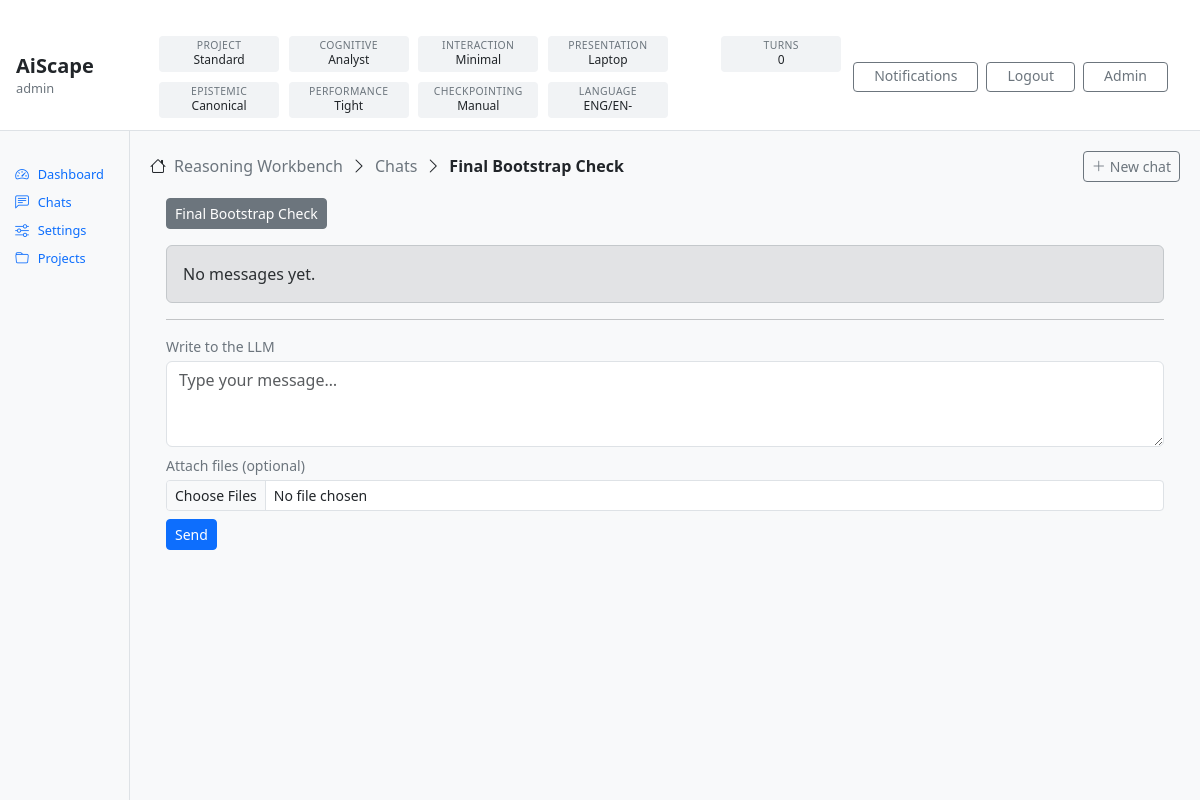
Screenshot of /accounts/dashboard/ (signed in) with the database file from the repository.
### accounts/models.py (models this page shows)
class User(AbstractUser):
    email = models.EmailField(unique=True)

### projects/models.py (models this page shows, shortened)
class Project(models.Model):
    class Kind(models.TextChoices):
        STANDARD = "STANDARD", "Standard"
        SANDBOX = "SANDBOX", "Sandbox"
    class PrimaryType(models.TextChoices):
        META = "META", "Meta / Programme"
        KNOWLEDGE = "KNOWLEDGE", "Knowledge"
        DELIVERY = "DELIVERY", "Delivery"
        RESEARCH = "RESEARCH", "Research"
        OPERATIONS = "OPERATIONS", "Operations"
    class Mode(models.TextChoices):
        PLAN = "PLAN", "Plan"
        EXECUTE = "EXECUTE", "Execute"
        REVIEW = "REVIEW", "Review"
    class Status(models.TextChoices):
        ACTIVE = "ACTIVE", "Active"
        PAUSED = "PAUSED", "Paused"
        ARCHIVED = "ARCHIVED", "Archived"
    name = models.CharField(max_length=200, unique=True)
    description = models.TextField(blank=True)
    purpose = models.TextField(blank=True, default="")
    kind = models.CharField(
        max_length=20,
        choices=Kind.choices,
        default=Kind.STANDARD,
    )
    primary_type = models.CharField(
        max_length=20,
        choices=PrimaryType.choices,
        default=PrimaryType.DELIVERY,
    )
    mode = models.CharField(
        max_length=10,
        choices=Mode.choices,
        default=Mode.PLAN,
    )
    status = models.CharField(
        max_length=10,
        choices=Status.choices,
        default=Status.ACTIVE,
    )
    owner = models.ForeignKey(
        settings.AUTH_USER_MODEL,
        on_delete=models.PROTECT,
        related_name="owned_projects",
    )
    active_l4_config = models.ForeignKey(
        "config.ConfigRecord",
        on_delete=models.PROTECT,
        null=True,
        blank=True,
        related_name="projects_using_as_active_l4",
    )
    created_at = models.DateTimeField(auto_now_add=True)
    updated_at = models.DateTimeField(auto_now=True)

### accounts/models_avatars.py (models this page shows, shortened)
class Avatar(models.Model):
    class Category(models.TextChoices):
        COGNITIVE = "COGNITIVE", "Cognitive"
        INTERACTION = "INTERACTION", "Interaction"
        PRESENTATION = "PRESENTATION", "Presentation"
        EPISTEMIC = "EPISTEMIC", "Epistemic"
        PERFORMANCE = "PERFORMANCE", "Performance"
        CHECKPOINTING = "CHECKPOINTING", "Checkpointing"
    category = models.CharField(max_length=20, choices=Category.choices)
    key = models.SlugField(max_length=80)  # unique per category (enforced below)
    name = models.CharField(max_length=120)
    description = models.TextField(blank=True)
    is_active = models.BooleanField(default=True)
    created_at = models.DateTimeField(auto_now_add=True)
    updated_at = models.DateTimeField(auto_now=True)
    class Meta:
        unique_together = [("category", "key")]
        indexes = [
            models.Index(fields=["category", "is_active"]),
            models.Index(fields=["category", "key"]),
        ]

class UserProfile(models.Model):
    user = models.OneToOneField(
        settings.AUTH_USER_MODEL,
        on_delete=models.CASCADE,
        related_name="profile",
    )
    default_language = models.CharField(max_length=40, default="English")
    default_language_variant = models.CharField(max_length=40, default="British English")
    language_switching_permitted = models.BooleanField(default=True)
    persist_language_switch_for_session = models.BooleanField(default=True)
    cognitive_avatar = models.ForeignKey(
        Avatar,
        on_delete=models.PROTECT,
        related_name="users_cognitive",
        limit_choices_to={"category": Avatar.Category.COGNITIVE, "is_active": True},
    )
    interaction_avatar = models.ForeignKey(
        Avatar,
        on_delete=models.PROTECT,
        related_name="users_interaction",
        limit_choices_to={"category": Avatar.Category.INTERACTION, "is_active": True},
    )
    presentation_avatar = models.ForeignKey(
        Avatar,
        on_delete=models.PROTECT,
        related_name="users_presentation",
        limit_choices_to={"category": Avatar.Category.PRESENTATION, "is_active": True},
    )
    epistemic_avatar = models.ForeignKey(
        Avatar,
        on_delete=models.PROTECT,
        related_name="users_epistemic",
        limit_choices_to={"category": Avatar.Category.EPISTEMIC, "is_active": True},
    )
    performance_avatar = models.ForeignKey(
        Avatar,
        on_delete=models.PROTECT,
        related_name="users_performance",
        limit_choices_to={"category": Avatar.Category.PERFORMANCE, "is_active": True},
    )
    checkpointing_avatar = models.ForeignKey(
        Avatar,
        on_delete=models.PROTECT,
        related_name="users_checkpointing",
        limit_choices_to={"category": Avatar.Category.CHECKPOINTING, "is_active": True},
    )
    created_at = models.DateTimeField(auto_now_add=True)
    updated_at = models.DateTimeField(auto_now=True)
    class Meta:
        indexes = [
            models.Index(fields=["default_language_variant"]),
        ]

### chats/models.py (models this page shows, shortened)
class ChatWorkspace(models.Model):
    class Status(models.TextChoices):
        ACTIVE = "ACTIVE", "Active"
        ARCHIVED = "ARCHIVED", "Archived"
    project = models.ForeignKey(
        "projects.Project",
        on_delete=models.CASCADE,
        related_name="chats",
    )
    folder = models.ForeignKey(
        "projects.Folder",
        on_delete=models.SET_NULL,
        null=True,
        blank=True,
        related_name="chats",
    )
    title = models.CharField(max_length=250)
    status = models.CharField(
        max_length=20,
        choices=Status.choices,
        default=Status.ACTIVE,
    )
    created_by = models.ForeignKey(
        settings.AUTH_USER_MODEL,
        on_delete=models.PROTECT,
        related_name="created_chats",
    )
    created_at = models.DateTimeField(auto_now_add=True)
    updated_at = models.DateTimeField(auto_now=True)

### accounts/views.py (the view, shortened to what this page needs)
# urls.py: path("dashboard/", views.dashboard, name="dashboard"),
@login_required
def dashboard(request):
    user = request.user
    projects = (
        accessible_projects_qs(user)
        .select_related("owner", "active_l4_config")
        .order_by("name")
    )
    active_project = None
    active_project_id = request.session.get("rw_active_project_id")
    if active_project_id:
        active_project = projects.filter(pk=active_project_id).first()
    if active_project is None:
        active_project = projects.first()
        if active_project:
            request.session["rw_active_project_id"] = active_project.id
            request.session.modified = True
    active_chat = None
    chats = []
    attachments = []
    turn_items = []
    active_turn = None
    sort = request.GET.get("sort") or "updated"
    if active_project:
        from chats.models import ChatWorkspace, ChatMessage
        from uploads.models import ChatAttachment
        order_map = {
            "updated": ("-updated_at", "-created_at"),
            "created": ("-created_at",),
            "title": ("title",),
        }
        ordering = order_map.get(sort, order_map["updated"])
        chats = list(
            ChatWorkspace.objects.filter(
                project=active_project,
                status=ChatWorkspace.Status.ACTIVE,
            ).order_by(*ordering)
        )
        chat_id = request.GET.get("chat")
        if active_chat is None and chats:
            active_chat = chats[0]
        if active_chat:
            request.session["rw_active_chat_id"] = active_chat.id
            request.session.modified = True
        else:
            request.session.pop("rw_active_chat_id", None)
            request.session.modified = True
        if active_chat:
            attachments = list(ChatAttachment.objects.filter(chat=active_chat))
            msg_list = list(
                ChatMessage.objects.filter(chat=active_chat).order_by("created_at")
            )
            turns = OrderedDict()
            turn_items = list(turns.values())
            for i, t in enumerate(turn_items, start=1):
                t["number"] = i
            selected_turn_id = request.GET.get("turn")
            if selected_turn_id:
                active_turn = next((t for t in turn_items if t["turn_id"] == selected_turn_id), None)
            if active_turn is None and turn_items:
                active_turn = turn_items[-1]
            for i, t in enumerate(turn_items, start=1):
                t["number"] = i
            turn_sort = request.GET.get("turn_sort") or "number"
            turn_dir = request.GET.get("turn_dir") or "asc"
            key_map = {
                "number": lambda x: x.get("number", 0),
                "title": lambda x: (x.get("input")[0].content if x.get("input") else ""),
                "updated": lambda x: x.get("created_at"),
            }
            key_fn = key_map.get(turn_sort, key_map["number"])
            turn_items = sorted(turn_items, key=key_fn, reverse=(turn_dir == "desc"))
    return render(
        request,
        "accounts/dashboard.html",
        {
            "projects": projects,
            "active_project": active_project,
            "chats": chats,
            "active_chat": active_chat,
            "attachments": attachments,
            "turn_items": turn_items,
            "active_turn": active_turn,
            "sort": sort,
            "turn_sort": turn_sort,
            "turn_dir": turn_dir,
        },
    )

### templates/accounts/dashboard.html (shortened to what this page needs)
{% extends "base.html" %}
{% block content %}
<div class="rw-main-inner">
  <div class="rw-breadcrumbs d-flex align-items-center justify-content-between">
    <div class="d-flex align-items-center gap-2">
      <i class="bi bi-house"></i>
      {% if active_project %}
        <span class="text-secondary">{{ active_project.name }}</span>
        <i class="bi bi-chevron-right"></i>
        <span class="text-secondary">Chats</span>
        <i class="bi bi-chevron-right"></i>
        <span class="fw-semibold">{% if active_chat %}{{ active_chat.title }}{% else %}—{% endif %}</span>
      {% else %}
        <span class="text-secondary">No accessible projects</span>
      {% endif %}
    </div>
    <div class="d-flex align-items-center gap-2">
      <a class="btn btn-sm btn-outline-secondary" href="#">
        <i class="bi bi-plus-lg me-1"></i>New chat
      </a>
    </div>
  </div>
  <div class="rw-workarea">
    <div class="rw-pane">
      <div class="rw-pane-body p-3">
        {% if not active_project %}
          <div class="alert alert-secondary mb-0">
            You do not have access to any projects yet.
          </div>
        {% else %}
          <div class="mb-3">
            {% if chats %}
              <div class="d-flex flex-wrap gap-2">
                {% for c in chats %}
                  <a class="btn btn-sm {% if active_chat and c.id == active_chat.id %}btn-secondary{% else %}btn-outline-secondary{% endif %}"
                     href="{% url 'accounts:dashboard' %}?chat={{ c.id }}">
                    {{ c.title }}
                  </a>
                {% endfor %}
              </div>
            {% else %}
              <div class="text-secondary small">No active chats in this project yet.</div>
            {% endif %}
          </div>
          {% if not active_chat %}
            <div class="alert alert-secondary mb-0">
              No active chats in this project yet.
            </div>
          {% else %}
            {% if not turn_items %}
              <div class="alert alert-secondary mb-0">
                No messages yet.
              </div>
            {% endif %}
            <hr class="my-3">
            <form method="post"
                  action="{% url 'accounts:chat_message_create' %}"
                  enctype="multipart/form-data">
              <div class="mb-2">
                <label class="form-label small text-secondary mb-1">Write to the LLM</label>
                <textarea name="content"
                          class="form-control"
                          rows="3"
                          placeholder="Type your message…"></textarea>
              </div>
              <div class="mb-2">
                <label class="form-label small text-secondary mb-1">Attach files (optional)</label>
                <input type="file"
                       name="attachments"
                       class="form-control form-control-sm"
                       multiple>
              </div>
              <button type="submit" class="btn btn-sm btn-primary">Send</button>
            </form>
          {% endif %}
        {% endif %}
      </div>
    </div>
  </div>
</div>
{% endblock %}

### templates/partials/topbar.html (shortened to what this page needs)
{% load rw_extras %}
<header class="rw-topbar" role="banner">
  <div class="rw-topbar-left">
    <div class="rw-brand">
      <div class="rw-brand-name">AiScape</div>
      <div class="rw-brand-user">{{ request.user.username }}</div>
    </div>
  </div>
  <div class="rw-topbar-centre">
    <div class="rw-status-grid" aria-label="Active configuration status">
      <div class="rw-status">
          <div class="rw-status-label">Project</div>
          <div class="rw-status-value">
            {% if rw_projects and rw_projects.active %}
               {{ rw_projects.active.kind|title }}
            {% else %}
               —
            {% endif %}
          </div>
</div>
      {% if rw_overrides %}
        {% for cat_key, cat_label in rw_overrides.categories %}
        <div class="rw-status">
          <div class="rw-status-label">{{ cat_label }}</div>
          <div class="rw-status-value">{{ rw_overrides.defaults|get_item:cat_key }}</div>
        </div>
        {% endfor %}
      {% endif %}
      <div class="rw-status">
        <div class="rw-status-label">Language</div>
        <div class="rw-status-value">
          {% with p=request.user.profile %}
            {{ p.default_language|default:""|slice:":3"|upper }}/{{ p.default_language_variant|default:""|slice:":3"|upper }}
          {% endwith %}
        </div>
      </div>
    </div>
    <div class="rw-status">
      <div class="rw-status-label">Turns</div>
      <div class="rw-status-value">
        {% if rw_chat %}{{ rw_chat.turn_count }}{% else %}—{% endif %}
      </div>
</div>
  </div>
  <div class="rw-topbar-right">
    <a class="btn btn-sm btn-outline-secondary rw-topbar-btn rw-bell-btn"
       href="{% url 'notifications:list' %}">
      Notifications
    </a>
    <form action="{% url 'accounts:logout' %}" method="post" class="rw-inline-form">
      <button type="submit" class="btn btn-sm btn-outline-secondary rw-topbar-btn">
        Logout
      </button>
    </form>
    {% if request.user.is_superuser %}
      <a class="btn btn-sm btn-outline-secondary rw-topbar-btn" href="/admin/">
        Admin
      </a>
    {% endif %}
  </div>
</header>

### rows the page displays
User: user.username "admin"
Project: active.kind "Standard", name "Reasoning Workbench"
Avatar: category "COGNITIVE", defaults|get_item "Analyst"
Avatar: category "INTERACTION", defaults|get_item "Minimal"
Avatar: category "PRESENTATION", defaults|get_item "Laptop"
Avatar: category "EPISTEMIC", defaults|get_item "Canonical"
Avatar: category "PERFORMANCE", defaults|get_item "Tight"
Avatar: category "CHECKPOINTING", defaults|get_item "Manual"
UserProfile: default_language "ENG", default_language_variant "EN-"
ChatWorkspace: title "Final Bootstrap Check"

### other values shown
{{ rw_chat.turn_count }} "0"
